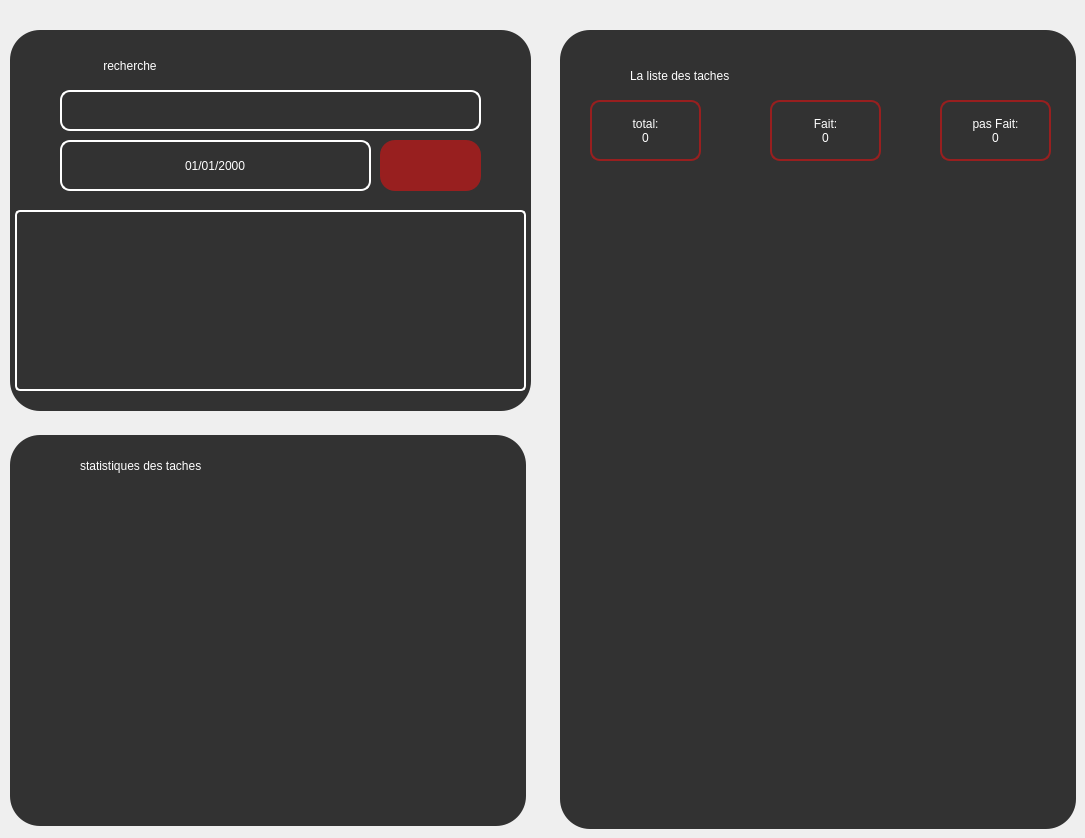
    <widget class="QWidget" name="home">
     <widget class="QWidget" name="widget_3" native="true">
      <property name="geometry">
       <rect>
        <x>560</x>
        <y>30</y>
        <width>516</width>
        <height>799</height>
       </rect>
      </property>
      <property name="styleSheet">
       <string notr="true">QWidget{
background:rgb(50,50,50)
;border-radius:30px;
}
QWidget:hover{

background:rgb(55,55,55)


}</string>
      </property>
      <widget class="QScrollArea" name="taskscrollarea">
       <property name="geometry">
        <rect>
         <x>-1</x>
         <y>166</y>
         <width>521</width>
         <height>601</height>
        </rect>
       </property>
       <property name="styleSheet">
        <string notr="true">border-radius:0px;background:transparent;</string>
       </property>
       <property name="verticalScrollBarPolicy">
        <enum>Qt::ScrollBarAlwaysOff</enum>
       </property>
       <property name="horizontalScrollBarPolicy">
        <enum>Qt::ScrollBarAlwaysOff</enum>
       </property>
       <property name="widgetResizable">
        <bool>true</bool>
       </property>
       <widget class="QWidget" name="scrollAreaWidgetContents">
        <property name="geometry">
         <rect>
          <x>0</x>
          <y>0</y>
          <width>521</width>
          <height>601</height>
         </rect>
        </property>
       </widget>
      </widget>
      <widget class="QPushButton" name="add_task_button">
       <property name="geometry">
        <rect>
         <x>450</x>
         <y>20</y>
         <width>51</width>
         <height>41</height>
        </rect>
       </property>
       <property name="toolTip">
        <string>ajouter une tache</string>
       </property>
       <property name="styleSheet">
        <string notr="true">QPushButton{
background:rgb(50,50,50)
;border-radius:10px;
}
QPushButton:pressed{
border:1px solid white;
}
QWidget:hover{

background:rgb(60,60,60)


}
QToolTip{color:rgb(255,255,255);
background:rgb(50,50,50);
border:1px solid white;}


</string>
       </property>
       <property name="text">
        <string/>
       </property>
       <property name="icon">
        <iconset>
         <normaloff>../../Downloads/plus (3).png</normaloff>../../Downloads/plus (3).png</iconset>
       </property>
       <property name="iconSize">
        <size>
         <width>30</width>
         <height>30</height>
        </size>
       </property>
       <property name="checkable">
        <bool>true</bool>
       </property>
       <property name="checked">
        <bool>true</bool>
       </property>
      </widget>
      <widget class="QLabel" name="titredelalistedestaches">
       <property name="geometry">
        <rect>
         <x>70</x>
         <y>20</y>
         <width>191</width>
         <height>51</height>
        </rect>
       </property>
       <property name="styleSheet">
        <string notr="true">color: rgb(255, 255, 255);
font: 14pt &quot;Gill Sans Ultra Bold Condensed&quot;;
background:transparent;</string>
       </property>
       <property name="text">
        <string>La liste des taches</string>
       </property>
      </widget>
      <widget class="QLabel" name="label_9">
       <property name="geometry">
        <rect>
         <x>24</x>
         <y>20</y>
         <width>41</width>
         <height>41</height>
        </rect>
       </property>
       <property name="styleSheet">
        <string notr="true">background:transparent;</string>
       </property>
       <property name="text">
        <string/>
       </property>
       <property name="pixmap">
        <pixmap>Downloads/calendar (1).png</pixmap>
       </property>
       <property name="scaledContents">
        <bool>true</bool>
       </property>
      </widget>
      <widget class="QLabel" name="total_num_label">
       <property name="geometry">
        <rect>
         <x>30</x>
         <y>70</y>
         <width>111</width>
         <height>61</height>
        </rect>
       </property>
       <property name="styleSheet">
        <string notr="true">border:2px solid rgb(152,31,31);
border-radius:10px;
text-align:center;
color: rgb(255, 255, 255);
font: 12pt &quot;Gill Sans Ultra Bold Condensed&quot;;
</string>
       </property>
       <property name="text">
        <string>total:
0</string>
       </property>
       <property name="alignment">
        <set>Qt::AlignCenter</set>
       </property>
       <property name="indent">
        <number>-1</number>
       </property>
      </widget>
      <widget class="QLabel" name="fait_num_label">
       <property name="geometry">
        <rect>
         <x>210</x>
         <y>70</y>
         <width>111</width>
         <height>61</height>
        </rect>
       </property>
       <property name="styleSheet">
        <string notr="true">border:2px solid rgb(152,31,31);
border-radius:10px;
text-align:center;
color: rgb(255, 255, 255);
font: 12pt &quot;Gill Sans Ultra Bold Condensed&quot;;
</string>
       </property>
       <property name="text">
        <string>Fait:
0</string>
       </property>
       <property name="alignment">
        <set>Qt::AlignCenter</set>
       </property>
       <property name="indent">
        <number>-1</number>
       </property>
      </widget>
      <widget class="QLabel" name="pasfait_num_label">
       <property name="geometry">
        <rect>
         <x>380</x>
         <y>70</y>
         <width>111</width>
         <height>61</height>
        </rect>
       </property>
       <property name="styleSheet">
        <string notr="true">border:2px solid rgb(152,31,31);
border-radius:10px;
text-align:center;
color: rgb(255, 255, 255);
font: 12pt &quot;Gill Sans Ultra Bold Condensed&quot;;
</string>
       </property>
       <property name="text">
        <string>pas Fait:
0</string>
       </property>
       <property name="alignment">
        <set>Qt::AlignCenter</set>
       </property>
       <property name="indent">
        <number>-1</number>
       </property>
      </widget>
      <widget class="QPushButton" name="change_permission_button">
       <property name="geometry">
        <rect>
         <x>390</x>
         <y>20</y>
         <width>51</width>
         <height>41</height>
        </rect>
       </property>
       <property name="toolTip">
        <string>bloquer 
les modifiaction</string>
       </property>
       <property name="styleSheet">
        <string notr="true">QPushButton{
background:rgb(50,50,50)
;border-radius:10px;
}
QPushButton:pressed{
border:1px solid white;
}
QWidget:hover{

background:rgb(60,60,60)


}
QPushButton:checked{

background:rgb(152,31,31);
border:1px solid white;


}
QToolTip{color:rgb(255,255,255);
background:rgb(50,50,50);
border:1px solid white;}


</string>
       </property>
       <property name="text">
        <string/>
       </property>
       <property name="icon">
        <iconset>
         <normaloff>../../Downloads/password.png</normaloff>../../Downloads/password.png</iconset>
       </property>
       <property name="iconSize">
        <size>
         <width>35</width>
         <height>35</height>
        </size>
       </property>
       <property name="checkable">
        <bool>true</bool>
       </property>
       <property name="checked">
        <bool>false</bool>
       </property>
      </widget>
      <widget class="QLabel" name="alertdepertedestachesstockees">
       <property name="geometry">
        <rect>
         <x>40</x>
         <y>770</y>
         <width>441</width>
         <height>21</height>
        </rect>
       </property>
       <property name="styleSheet">
        <string notr="true">color: rgb(255, 255, 255);
font: 10pt &quot;Gill Sans Ultra Bold Condensed&quot;;
background:transparent;</string>
       </property>
       <property name="text">
        <string/>
       </property>
      </widget>
      <widget class="QToolButton" name="save_les_taches">
       <property name="geometry">
        <rect>
         <x>330</x>
         <y>20</y>
         <width>51</width>
         <height>41</height>
        </rect>
       </property>
       <property name="toolTip">
        <string>enregistrer 
les modification</string>
       </property>
       <property name="styleSheet">
        <string notr="true">QToolButton{
background:rgb(50,50,50)
;border-radius:10px;
}
QToolButton:pressed{
border:1px solid white;
}
QWidget:hover{

background:rgb(60,60,60)


}
QWidget:checked{

background:rgb(152,31,31);
border:1px solid white;


}
QToolTip{color:rgb(255,255,255);
background:rgb(50,50,50);
border:1px solid white;}
</string>
       </property>
       <property name="text">
        <string/>
       </property>
       <property name="icon">
        <iconset>
         <normaloff>save.png</normaloff>save.png</iconset>
       </property>
       <property name="iconSize">
        <size>
         <width>25</width>
         <height>25</height>
        </size>
       </property>
      </widget>
      <widget class="QProgressBar" name="taches_progressbar">
       <property name="geometry">
        <rect>
         <x>0</x>
         <y>140</y>
         <width>521</width>
         <height>20</height>
        </rect>
       </property>
       <property name="styleSheet">
        <string notr="true">            QProgressBar{background:transparent;}

            QProgressBar::chunk {
                background-color: white;
                width: 5px;
            }</string>
       </property>
       <property name="value">
        <number>0</number>
       </property>
       <property name="format">
        <string/>
       </property>
      </widget>
      <widget class="QToolButton" name="telecharger_les_taches">
       <property name="geometry">
        <rect>
         <x>270</x>
         <y>20</y>
         <width>51</width>
         <height>41</height>
        </rect>
       </property>
       <property name="toolTip">
        <string>telecharger les taches
 enregistrées</string>
       </property>
       <property name="styleSheet">
        <string notr="true">QToolButton{
background:rgb(50,50,50)
;border-radius:10px;
}
QToolButton:pressed{
border:1px solid white;
}
QWidget:hover{

background:rgb(60,60,60)


}
QWidget:checked{

background:rgb(152,31,31);
border:1px solid white;


}
QToolTip{color:rgb(255,255,255);
background:rgb(50,50,50);
border:1px solid white;}
</string>
       </property>
       <property name="text">
        <string/>
       </property>
       <property name="icon">
        <iconset>
         <normaloff>../../Downloads/down-arrow.png</normaloff>../../Downloads/down-arrow.png</iconset>
       </property>
       <property name="iconSize">
        <size>
         <width>25</width>
         <height>25</height>
        </size>
       </property>
      </widget>
     </widget>
     <widget class="QWidget" name="widget_2" native="true">
      <property name="geometry">
       <rect>
        <x>10</x>
        <y>435</y>
        <width>516</width>
        <height>391</height>
       </rect>
      </property>
      <property name="styleSheet">
       <string notr="true">QWidget{
background:rgb(50,50,50)
;border-radius:30px;
}
QWidget:hover{

background:rgb(55,55,55)


}</string>
      </property>
      <widget class="QLabel" name="graphe_acc_label">
       <property name="geometry">
        <rect>
         <x>-6</x>
         <y>50</y>
         <width>521</width>
         <height>341</height>
        </rect>
       </property>
       <property name="styleSheet">
        <string notr="true">background:transparent;</string>
       </property>
       <property name="text">
        <string/>
       </property>
       <property name="scaledContents">
        <bool>true</bool>
       </property>
      </widget>
      <widget class="QLabel" name="label_10">
       <property name="geometry">
        <rect>
         <x>30</x>
         <y>10</y>
         <width>31</width>
         <height>31</height>
        </rect>
       </property>
       <property name="styleSheet">
        <string notr="true">background:transparent;</string>
       </property>
       <property name="text">
        <string/>
       </property>
       <property name="pixmap">
        <pixmap>Downloads/spreadsheet-app (1).png</pixmap>
       </property>
       <property name="scaledContents">
        <bool>true</bool>
       </property>
      </widget>
      <widget class="QLabel" name="titredelalistedestaches_2">
       <property name="geometry">
        <rect>
         <x>70</x>
         <y>10</y>
         <width>211</width>
         <height>41</height>
        </rect>
       </property>
       <property name="styleSheet">
        <string notr="true">color: rgb(255, 255, 255);
font: 12pt &quot;Gill Sans Ultra Bold Condensed&quot;;
background:transparent;</string>
       </property>
       <property name="text">
        <string>statistiques des taches</string>
       </property>
      </widget>
      <widget class="QPushButton" name="reni_histo">
       <property name="geometry">
        <rect>
         <x>450</x>
         <y>10</y>
         <width>51</width>
         <height>41</height>
        </rect>
       </property>
       <property name="toolTip">
        <string>reinitialiser l'historique</string>
       </property>
       <property name="styleSheet">
        <string notr="true">QPushButton{
background:rgb(50,50,50)
;border-radius:10px;
}
QPushButton:pressed{
border:1px solid white;
}
QWidget:hover{

background:rgb(60,60,60)


}
QToolTip{color:rgb(255,255,255);
background:rgb(50,50,50);
border:1px solid white;}


</string>
       </property>
       <property name="text">
        <string/>
       </property>
       <property name="icon">
        <iconset>
         <normaloff>../../Downloads/refresh (1).png</normaloff>../../Downloads/refresh (1).png</iconset>
       </property>
       <property name="iconSize">
        <size>
         <width>30</width>
         <height>30</height>
        </size>
       </property>
       <property name="checkable">
        <bool>true</bool>
       </property>
       <property name="checked">
        <bool>true</bool>
       </property>
      </widget>
     </widget>
     <widget class="QWidget" name="widget" native="true">
      <property name="geometry">
       <rect>
        <x>10</x>
        <y>30</y>
        <width>521</width>
        <height>381</height>
       </rect>
      </property>
      <property name="styleSheet">
       <string notr="true">QWidget{
background:rgb(50,50,50)
;border-radius:30px;
}
QWidget:hover{

background:rgb(55,55,55)


}</string>
      </property>
      <widget class="QLineEdit" name="recherche_text">
       <property name="geometry">
        <rect>
         <x>50</x>
         <y>60</y>
         <width>421</width>
         <height>41</height>
        </rect>
       </property>
       <property name="styleSheet">
        <string notr="true">QLineEdit{
border-radius:10px;
border:2px solid white;
	color: rgb(255, 255, 255);
	font: 75 14pt &quot;MS Shell Dlg 2&quot;;

}
QLineEdit:hover{
border:3px solid white;


}
QLineEdit:focus{
border:3px solid rgb(152,31,31);


}</string>
       </property>
       <property name="text">
        <string/>
       </property>
       <property name="alignment">
        <set>Qt::AlignCenter</set>
       </property>
       <property name="placeholderText">
        <string/>
       </property>
      </widget>
      <widget class="QDateEdit" name="recherche_date">
       <property name="geometry">
        <rect>
         <x>50</x>
         <y>110</y>
         <width>311</width>
         <height>51</height>
        </rect>
       </property>
       <property name="styleSheet">
        <string notr="true">QDateEdit{
border-radius:10px;
border:2px solid white;
	color: rgb(255, 255, 255);
	font: 75 15pt &quot;MS Shell Dlg 2&quot;;
}
QDateEdit:hover{
border:3px solid white;


}
QDateEdit:focus{
border:3px solid rgb(152,31,31);


}</string>
       </property>
       <property name="alignment">
        <set>Qt::AlignCenter</set>
       </property>
       <property name="buttonSymbols">
        <enum>QAbstractSpinBox::NoButtons</enum>
       </property>
       <property name="displayFormat">
        <string>dd/MM/yyyy</string>
       </property>
      </widget>
      <widget class="QPushButton" name="confirmer_recherche_par_date">
       <property name="geometry">
        <rect>
         <x>370</x>
         <y>110</y>
         <width>101</width>
         <height>51</height>
        </rect>
       </property>
       <property name="toolTip">
        <string>Entrer</string>
       </property>
       <property name="styleSheet">
        <string notr="true">QPushButton{
font: 87 9pt &quot;Arial Black&quot;;
color:white;
background:rgb(152,31,31);
border-radius:15px;
}
QPushButton:hover{

background:rgb(160,39,39);

}
QPushButton:pressed{

background:transparent;
border:3px solid rgb(152,31,31);

}
QPushButton:disabled{ 
color:rgba(255,255,255,100);  
background: rgba(255,255,255,30);   }</string>
       </property>
       <property name="text">
        <string/>
       </property>
       <property name="icon">
        <iconset>
         <normaloff>../../Downloads/magnifying-glass.png</normaloff>../../Downloads/magnifying-glass.png</iconset>
       </property>
       <property name="iconSize">
        <size>
         <width>30</width>
         <height>45</height>
        </size>
       </property>
      </widget>
      <widget class="QListWidget" name="taches_recherche_list">
       <property name="geometry">
        <rect>
         <x>5</x>
         <y>180</y>
         <width>511</width>
         <height>181</height>
        </rect>
       </property>
       <property name="styleSheet">
        <string notr="true">QListWidget{ border:2px solid white;
border-radius:5px;
font: 75 12pt &quot;Consolas&quot;;
color:white;
}
QListWidget::item:hover{
background:rgba(255,255,255,30);

}
QListWidget::item:selected{
background:rgba(255,255,255,45);

}

</string>
       </property>
       <property name="verticalScrollBarPolicy">
        <enum>Qt::ScrollBarAlwaysOff</enum>
       </property>
       <property name="horizontalScrollBarPolicy">
        <enum>Qt::ScrollBarAsNeeded</enum>
       </property>
       <property name="sizeAdjustPolicy">
        <enum>QAbstractScrollArea::AdjustToContents</enum>
       </property>
      </widget>
      <widget class="QLabel" name="titredelalistedestaches_6">
       <property name="geometry">
        <rect>
         <x>90</x>
         <y>20</y>
         <width>101</width>
         <height>31</height>
        </rect>
       </property>
       <property name="styleSheet">
        <string notr="true">color: rgb(255, 255, 255);
font: 12pt &quot;Gill Sans Ultra Bold Condensed&quot;;
background:transparent;</string>
       </property>
       <property name="text">
        <string> recherche</string>
       </property>
      </widget>
      <widget class="QPushButton" name="reni_histo_2">
       <property name="geometry">
        <rect>
         <x>50</x>
         <y>10</y>
         <width>41</width>
         <height>41</height>
        </rect>
       </property>
       <property name="toolTip">
        <string>reinitialiser l'historique</string>
       </property>
       <property name="styleSheet">
        <string notr="true">background:transparent
</string>
       </property>
       <property name="text">
        <string/>
       </property>
       <property name="icon">
        <iconset>
         <normaloff>Downloads/search (5).png</normaloff>Downloads/search (5).png</iconset>
       </property>
       <property name="iconSize">
        <size>
         <width>40</width>
         <height>40</height>
        </size>
       </property>
       <property name="checkable">
        <bool>true</bool>
       </property>
       <property name="checked">
        <bool>true</bool>
       </property>
      </widget>
     </widget>
    </widget>
